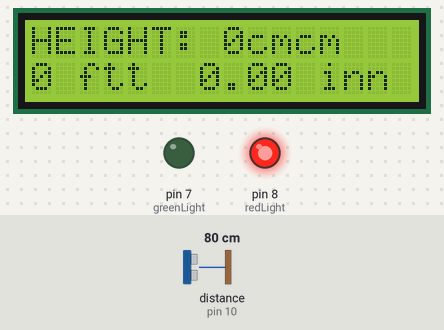
Bench run of a sketch on a simulated Arduino Uno, built with avr-gcc and run on an emulated ATmega328P. Shown: 16×2 character LCD, output pins drawn as LEDs (lit = HIGH). Wiring (inferred from the names in the program): ultrasonic range finder: trigger pin 9; echo pin 10. Dashed ring = blinking. The inputs (shaded band) are chosen by the test bench; at power-on: distance to the obstacle (sensor on pin 10) 80 cm. The echo pulse lasts 58.3 µs per cm; pins used as bus, display or sensor lines are not drawn; what the sketch prints to the serial monitor is not drawn.

Above: at 1.3 s.
1.4 s: distance to the obstacle (sensor on pin 10) set to 146 cm
At 2.2 s:
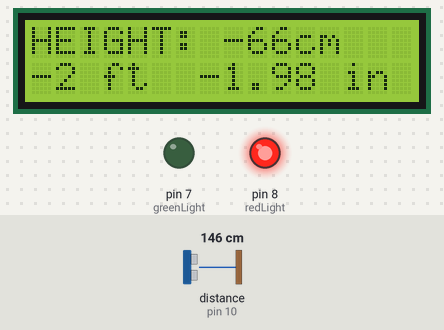
3.2 s: distance to the obstacle (sensor on pin 10) set to 153 cm
At 4.3 s:
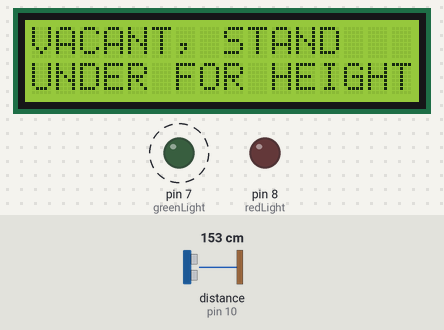
6.3 s: distance to the obstacle (sensor on pin 10) set to 18 cm
At 9.1 s:
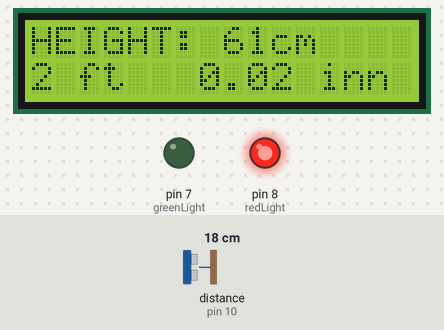
9.4 s: distance to the obstacle (sensor on pin 10) set to 250 cm
At 11.5 s:
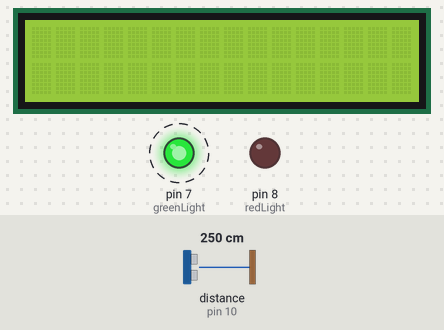
Timing chart, 0 to 12.6 s (numbered marks = the images above; inputs shaded):
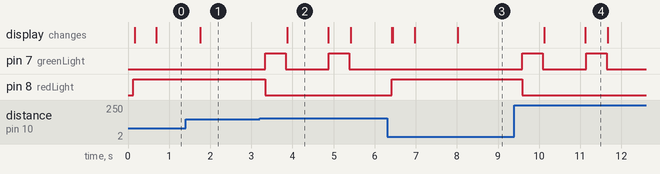

The sketch:

height_measuring_device_returns.ino
```cpp
#include <Wire.h>
#include <LiquidCrystal_I2C.h>

#define max_distance 250

LiquidCrystal_I2C lcd(0x27,16,2);

//SDA = A4, SCL = A5
const int trigPin = 9;
const int echoPin = 10;
long duration;
float distance;
int height;
int redLight = 8;
int greenLight = 7;
int ft;
int i;
float inch;
float inch2;
float inch3;
float ground;

void setup()
{
  lcd.init();
  lcd.init();
  lcd.backlight();
  Serial.begin(9600);
  pinMode(trigPin, OUTPUT);
  pinMode(echoPin, INPUT);
  pinMode(redLight, OUTPUT);
  pinMode(greenLight, OUTPUT);
}

void loop()
{

  digitalWrite(trigPin, LOW);
  delayMicroseconds(2);
  digitalWrite(trigPin, HIGH);
  delayMicroseconds(10);
  digitalWrite(trigPin, LOW);

  duration = pulseIn(echoPin, HIGH);
  distance = duration*0.0343/2;

  i++;
  if(i==2)
    {
      ground = duration*343/20000;
    }

  height = ground - distance ;
  ft = height/30.48;
  inch = height*0.393701;
  inch2 = ft*12;
  inch3 = inch - inch2;

    if (distance < 150)
  {
    digitalWrite(greenLight,LOW);
    digitalWrite(redLight,HIGH);
  }
   else
  {
    digitalWrite(redLight,LOW);
    digitalWrite(greenLight,HIGH);
    delay(500);
    digitalWrite(greenLight,LOW);
  }

  Serial.println("distance= ");
  Serial.println(distance);

  if (distance > 150)
  {
    lcd.clear();
    lcd.setCursor(0,0);
    lcd.print("VACANT, STAND");
    lcd.setCursor(0,1);
    lcd.print("UNDER FOR HEIGHT");
    delay(1000);
    lcd.clear();
  }
  if (distance < 150)
  {
    lcd.setCursor(0,0);
    lcd.print("HEIGHT: ");
    lcd.print(height);
    lcd.print("cm");
    lcd.setCursor(0,1);
    lcd.print(ft);
    lcd.print(" ft");
    lcd.setCursor(7,1);
    lcd.print(inch3);
    lcd.print(" in");
    delay(500);
  }
}
```

Measured:
- the behaviour switches between 150 and 151 cm on distance to the obstacle (sensor on pin 10) (found by bisection; images 1 and 2)
- after the input at 1.4 s, the display: changes after 0.35 s (image 1)
- after the input at 3.2 s, pin 7 (greenLight): alternates HIGH for 0.50 s and LOW for 1.0 s, starting after 0.14 s; pin 8 (redLight): HIGH → LOW after 0.14 s; the display: changes after 0.67 s (image 2)
- after the input at 6.3 s, pin 7 (greenLight): stops changing and stays LOW; pin 8 (redLight): LOW → HIGH after 0.12 s; the display: first differs from a run without the input after 0.14 s (image 3 shows a later state)
- after the input at 9.4 s, pin 7 (greenLight): alternates HIGH for 0.50 s and LOW for 1.0 s, starting after 0.19 s; pin 8 (redLight): HIGH → LOW after 0.19 s; the display: first changes after 0.72 s (image 4 shows a later state)
- what the display in image 2 shows lasts 1.0 s, from 3.9 s to 4.9 s
- what the display in image 4 shows lasts 0.6 s, from 11.1 s to 11.7 s
